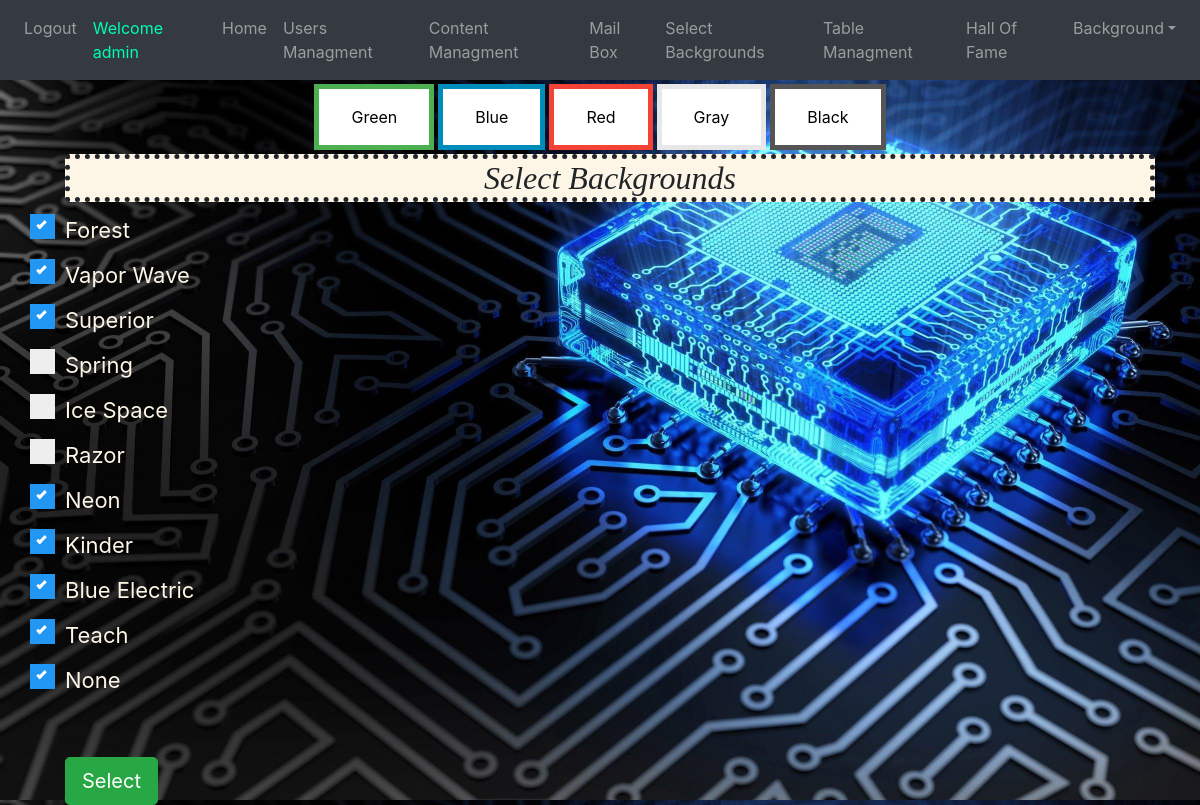
/selectBackgrounds (signed in), run on the app's committed database.
### website/models.py (models this page shows)
class User(db.Model, UserMixin):
    id = db.Column(db.Integer, primary_key=True)
    email = db.Column(db.String(150), unique=True)
    password = db.Column(db.String(150))
    first_name = db.Column(db.String(150))
    auth = db.Column(db.String(50))
    background = db.Column(db.String(100))
    scores = db.relationship('Score')

class Background(db.Model):
    id = db.Column(db.Integer, primary_key=True)
    picture = db.Column(db.String(150))
    name = db.Column(db.String(150))
    checked= db.Column(db.String(150))

### website/views.py (the view, shortened to what this page needs)
@views.route('/selectBackgrounds', methods=['GET', 'POST'])
@login_required
def selectBackgrounds():
    back=Background.query.all()
    if current_user.auth=="admin":
        return render_template("selectBackgrounds.html", user=current_user ,background=back)
    elif current_user.auth=="kid":
        flash("No Permission to current user to enter admin page.", category='error')
        return render_template("kidPage.html", user=current_user,background=back)
    else:
        flash("No Permission to current user to enter admin page.", category='error')
        return render_template("editorPage.html", user=current_user,background=back)

### website/__init__.py (called while the page is built)
def create_app():
    app = Flask(__name__)
    app.config['SECRET_KEY'] = 'hjshjhdjah kjshkjdhjs'
    app.config['SQLALCHEMY_DATABASE_URI'] = f'sqlite:///{DB_NAME}'
    db.init_app(app)
    from .views import views
    from .auth import auth
    app.register_blueprint(auth, url_prefix='/')
    app.register_blueprint(views, url_prefix='/')
    from .models import User
    create_database(app)
    login_manager = LoginManager()
    login_manager.login_view = 'auth.login'
    login_manager.init_app(app)
    @login_manager.user_loader
    def load_user(id):
        return User.query.get(int(id))
    return app

### website/templates/selectBackgrounds.html (shortened to what this page needs)
{% extends "base.html" %} {% block title %}selectBackgrounds{% endblock %} {% block content
    %}
<!DOCTYPE html>
<html>
<div class="container">
  <h2 class="d-flex justify-content-center" style="background-color: oldlace;
  font-style: italic; border-style: dotted;
  border-width: thick; border-radius: 5px; font-family: bold;">Select Backgrounds</h2>
</div>
<form method="POST">
    {%for back in background%}
        {%if back.checked=="true"%}
            <label style="color:oldlace;" class="container">{{back.name}}
            <span class="checkmark"></span>
            </label>
        {%else%}
            <label style="color:oldlace;" class="container">{{back.name}}
            <span class="checkmark"></span>
            </label>
        {%endif%}
    {%endfor%}
    <br></br>
    <label class=container><button type="submit" class="btn btn-success btn-lg" >Select</button></label>
</form>
</body>
</html>
{% endblock %}

### website/templates/base.html (shortened to what this page needs)
<!DOCTYPE html>
<html>
  <head>
    <link
      rel="stylesheet"
      href="https://stackpath.bootstrapcdn.com/bootstrap/4.4.1/css/bootstrap.min.css"
    />
    <link
      rel="stylesheet"
      href="https://stackpath.bootstrapcdn.com/font-awesome/4.7.0/css/font-awesome.min.css"
    />
  </head>
  <body>
    <nav class="navbar navbar-expand-lg navbar-dark bg-dark">
      <div class="collapse navbar-collapse" id="navbar">
        <div class="navbar-nav">
          {% if user.is_authenticated %}
          <a class="nav-item nav-link" onmouseover="logOutSound()" id="logout" href="/logout">Logout</a>
          <a class="nav-item nav-link" style="color: rgb(0, 255, 179);">Welcome {{user.first_name}}</a>
            {% if user.auth=="admin" %}
            <a class="nav-item nav-link" id="managment" href="/adminPage">Home</a>
            <a class="nav-item nav-link" id="managment" href="/userManagment">Users Managment</a>
            <a class="nav-item nav-link" id="managment" href="/contentManagement">Content Managment</a>
            <a class="nav-item nav-link" id="managment" href="/mailBox">Mail Box</a>
            <a class="nav-item nav-link" id="managment" href="/selectBackgrounds">Select Backgrounds</a>
            <a class="nav-item nav-link" id="managment" href="/tableManagment">Table Managment</a>
            <a class="nav-item nav-link" id="managment" href="/hallOfFame">Hall Of Fame</a>
            {% endif %}
          <div class="nav-item dropdown">
            <a class="nav-link dropdown-toggle btnnavbar" href="#" id="navbarDropdownMenuLink" role="button" data-toggle="dropdown" aria-haspopup="true" aria-expanded="false" >Background</a>
          </div>
          {% else %}
          <a class="nav-item nav-link" id="login" href="/">Login</a>
          {% endif %}
        </div>
      </div>
    </nav>
    <div class="d-flex justify-content-center">
      <button class="button button1" onclick="BackGreen()">Green</button>
      <button class="button button2" onclick="BackBlue()">Blue</button>
      <button class="button button3" onclick="BackRed()">Red</button>
      <button class="button button4" onclick="BackGray()">Gray</button>
      <button class="button button5" onclick="BackBlack()">Black</button>
    </div>
    <div class="container-fluid">{% block content %} {% endblock %}</div>
  </body>
</html>

### website/templates/selectBackgrounds.html (style rules this page uses)
.container { display: block; position: relative; padding-left: 35px; margin-bottom: 12px; cursor: pointer; font-size: 22px; -webkit-user-select: none; -moz-user-select: none; -ms-user-select: none; user-select: none; }
.checkmark { position: absolute; top: 0; left: 0; height: 25px; width: 25px; background-color: #eee; }
.container input:checked ~ .checkmark { background-color: #2196F3; }
.checkmark:after { content: ""; position: absolute; display: none; }
.container input:checked ~ .checkmark:after { display: block; }
.container .checkmark:after { left: 9px; top: 5px; width: 5px; height: 10px; border: solid white; border-width: 0 3px 3px 0; -webkit-transform: rotate(45deg); -ms-transform: rotate(45deg); transform: rotate(45deg); }

### data on the page
User: first_name "admin"
Background: name "Forest"
Background: name "Vapor Wave"
Background: name "Superior"
Background: name "Spring"
Background: name "Ice Space"
Background: name "Razor"
Background: name "Neon"
Background: name "Kinder"
Background: name "Blue Electric"
Background: name "Teach"
Background: name "None"
